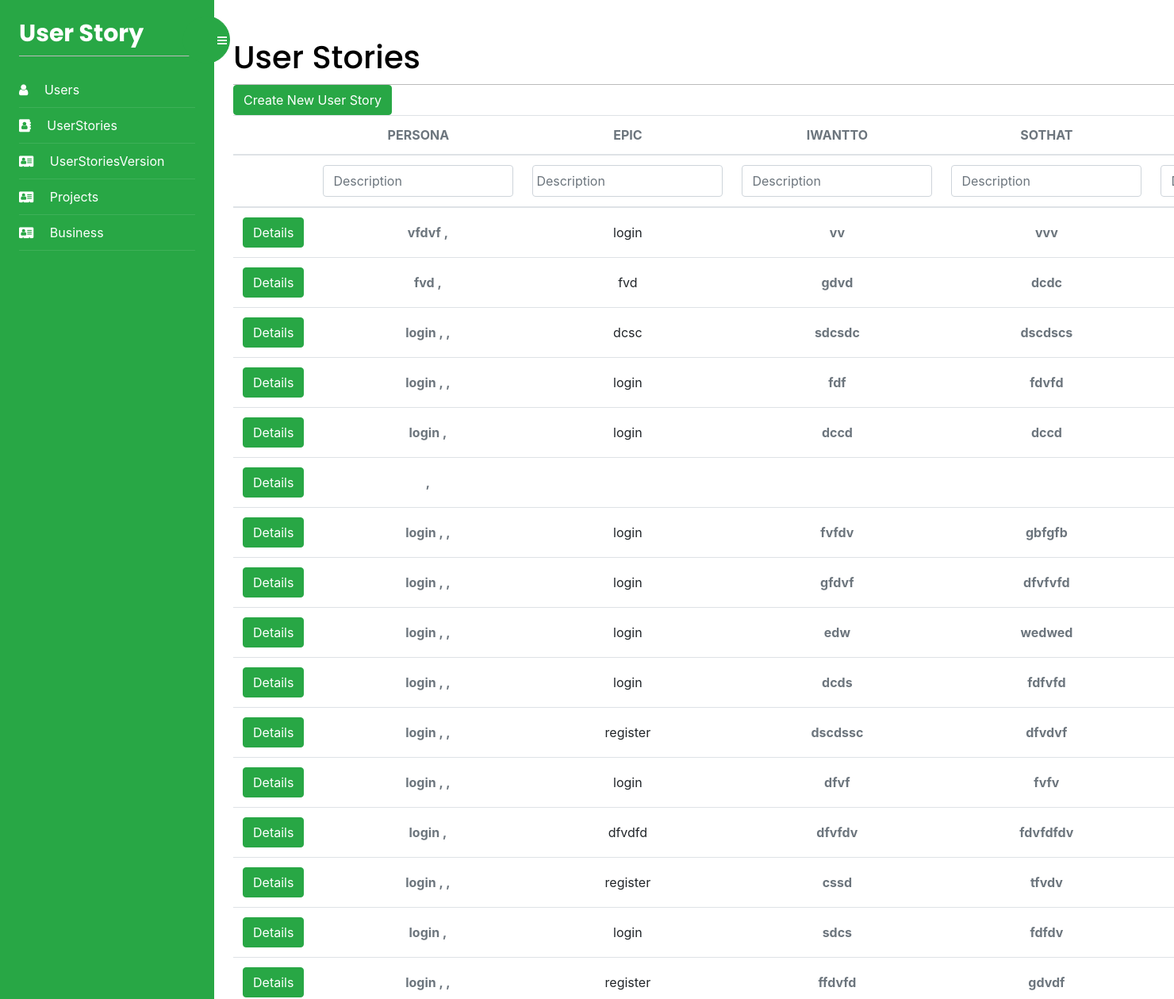
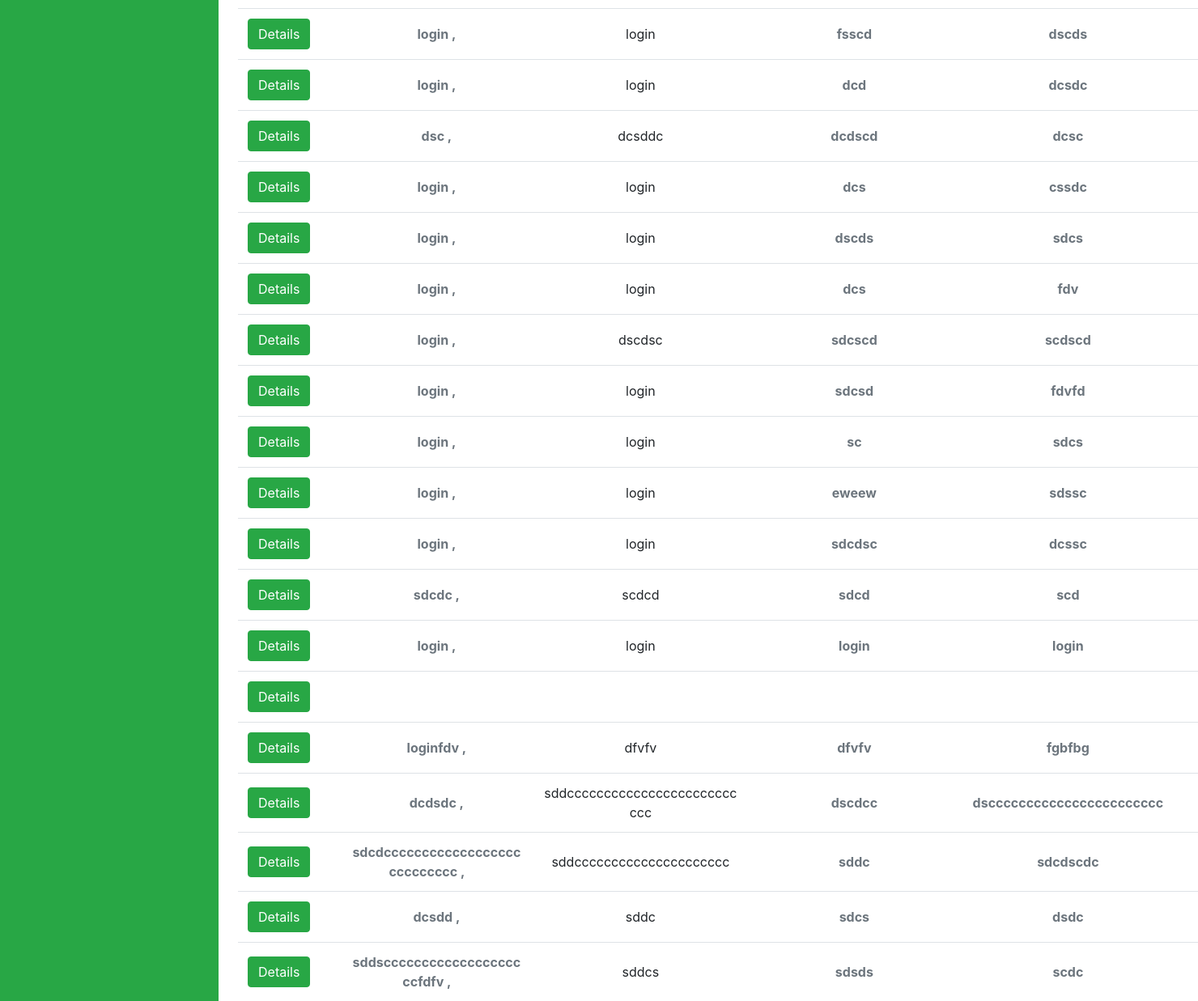
The app's page /UserStories/list/ (signed in), older data (2 pictures, top to bottom).
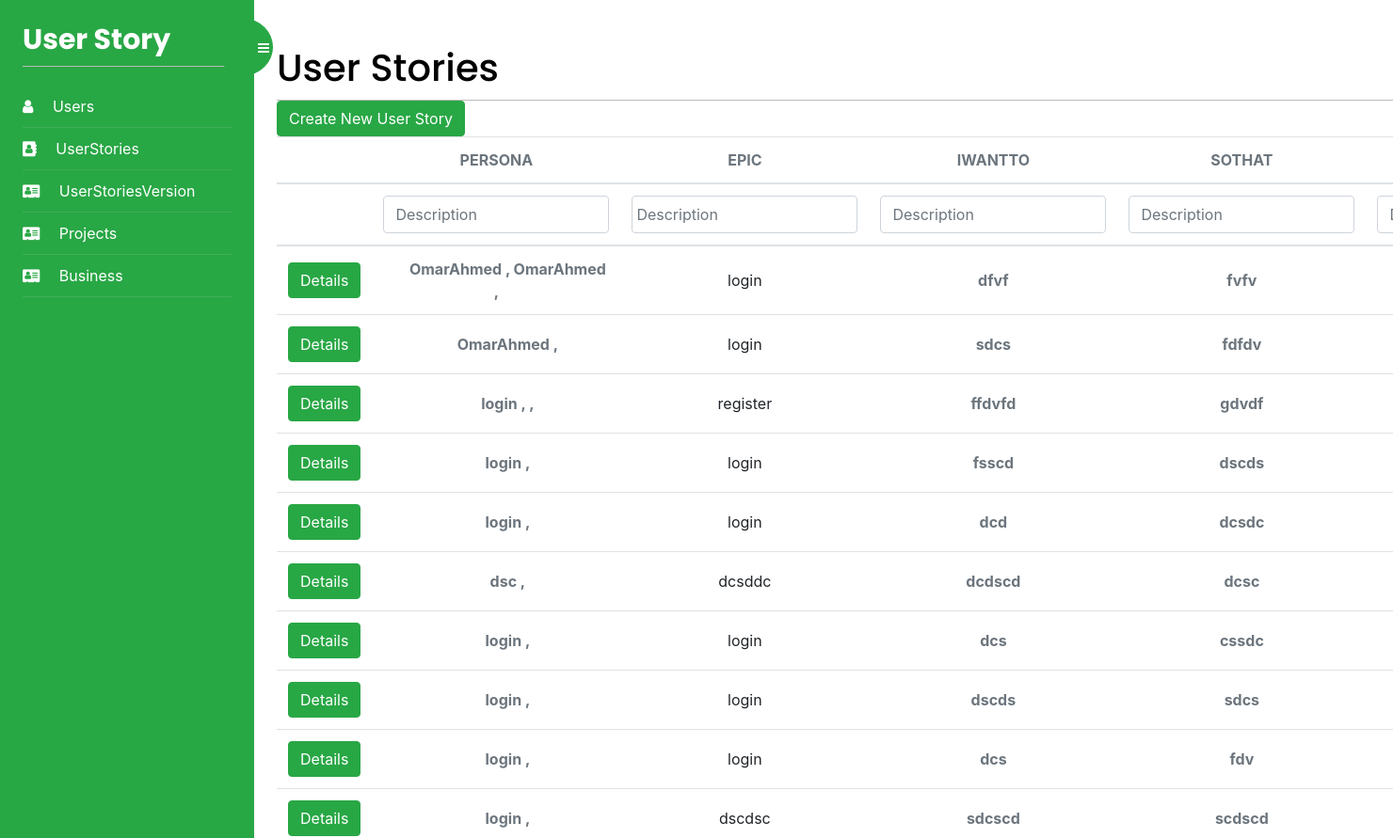
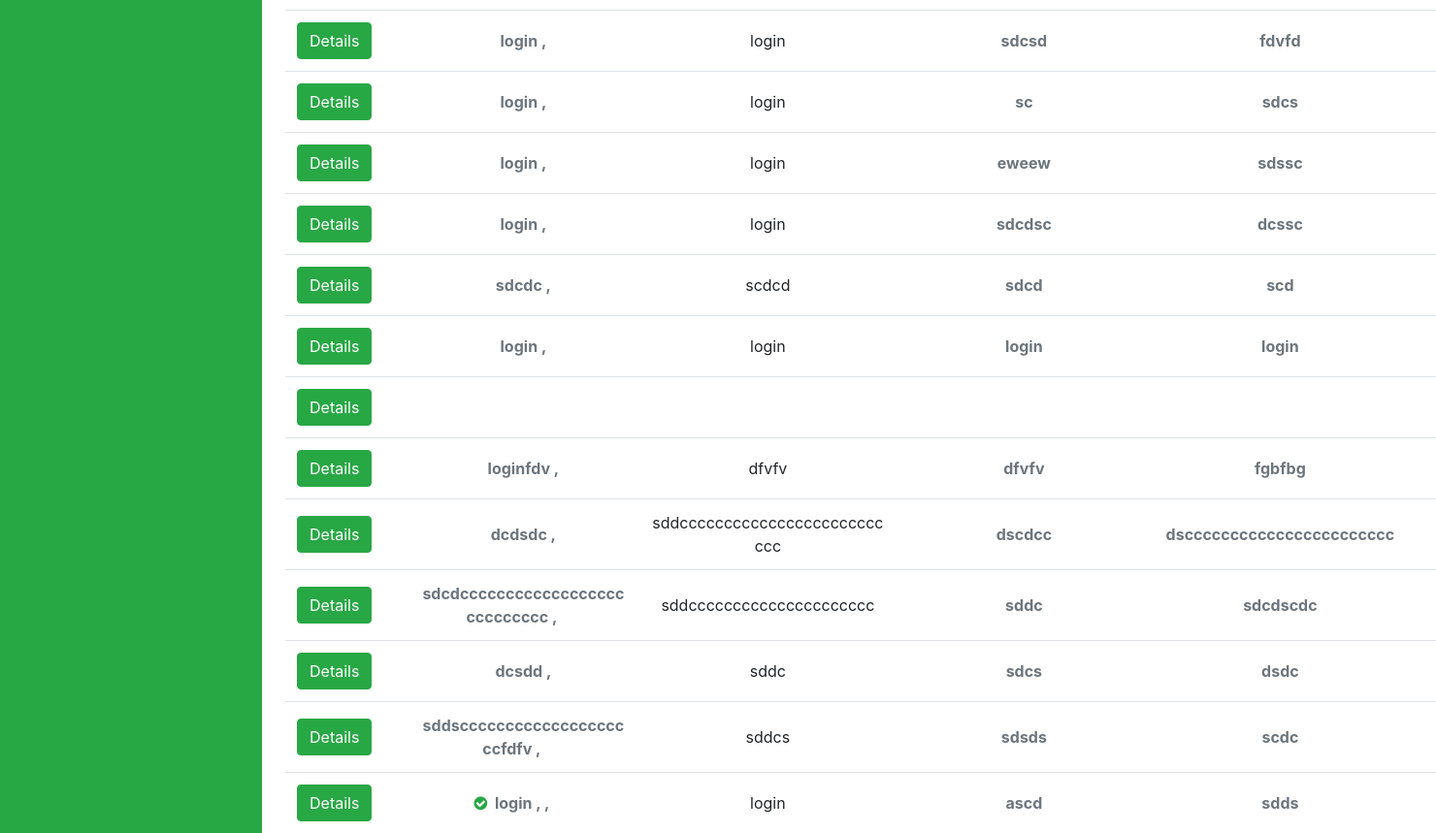
The same page, newer data (2 pictures, top to bottom).
### UserStoryApp/models.py (models this page shows, shortened)
class UserStory(models.Model):
    id = models.AutoField(primary_key=True)
    iWantTO = models.TextField(blank=True)
    soThat = models.TextField(blank=True)
    priority = models.TextField(blank=True)
    userStoriesVersion = models.ForeignKey(
        UserStoryVersion, on_delete=models.CASCADE, blank=True, null=True)
    Persona = models.ManyToManyField(Persona)
    RAIDS = models.ManyToManyField(RAIDS)
    DevelopmentTask = models.ManyToManyField(DevelopmentTask)
    Estimates = models.ManyToManyField(Estimates)
    US_Group = models.ForeignKey(
        US_Group, on_delete=models.CASCADE, blank=True, null=True)
    Epic = models.ForeignKey(Epic, on_delete=models.CASCADE, null=True)
    platforms = []
    class Meta:
        db_table = "UserStory"
    def get_Persona(self):
        return "\n".join([f'{p.Name} , ' for p in self.Persona.all()])
    def get_RAIDS(self):
        print("g\r\ng")
        return "\n".join([f'{p.description} \r\n' for p in self.RAIDS.all()])
    def get_DevTask(self):
        return "\n".join([f'{p.description} \r\n' for p in self.DevelopmentTask.all()])
    def get_UsGroup(self):
        if self.US_Group:
            return self.US_Group.description
        return False

class Persona(models.Model):
    id = models.AutoField(primary_key=True)
    Name = models.TextField(blank=True)
    class Meta:
        db_table = "Persona"

class Epic(models.Model):
    id = models.AutoField(primary_key=True)
    versionName = models.TextField(blank=True)
    class Meta:
        db_table = "Epic"

### UserStories/views.py (the view, shortened to what this page needs)
# urls.py: path('list/', views.userStories_list, name='userStories'),
@login_required
def userStories_list(request):
    persona = []
    RAIDS = []
    DevTask = []
    Indicator = []
    epic = []
    soThat = []
    iWantTO = []
    userStories = UserStory.objects.all()
    iWantTOObjects = [i.iWantTO for i in userStories]
    iWantTOObjects = dumps(iWantTOObjects)
    soThatObjects = [i.soThat for i in userStories]
    soThatObjects = dumps(soThatObjects)
    devTasksObjects = []
    for i in userStories:
        for d in i.DevelopmentTask.all():
            devTasksObjects.append(d.description)
    devTasksObjects = dumps(devTasksObjects)
    RAIDSObjects = []
    for i in userStories:
        for d in i.RAIDS.all():
            RAIDSObjects.append(d.description)
    RAIDSObjects = dumps(RAIDSObjects)
    if request.GET.get("Indicator"):
        Indicator = request.GET.getlist("Indicator")
        Indicator = list(filter(None, Indicator))
        for i in Indicator:
            userStories = userStories.filter(
                US_Group__description__contains=i)
    return render(request, 'userStories/userStories.html', {'users': userStories, 'personaObjects': personaObjects, 'epicObjects': epicObjects, 'iWantTOObjects': iWantTOObjects, 'soThatObjects': soThatObjects, 'devTasksObjects': devTasksObjects, 'RAIDSObjects': RAIDSObjects, 'form': {'persona': persona, 'RAIDS': RAIDS, 'DevTask': DevTask, 'indicator': Indicator, 'Epic': epic, 'SoThat': soThat, 'IWantTO': iWantTO}})

### UserStories/templates/userStories/userStories.html (shortened to what the changed rows need)
{% extends "base.html" %}
{% block content %}
<div>
    <h1 class="m-auto">User Stories</h1>
</div>
<div class="testimonial-group table-responsive p-0" style="max-width: 76.5rem;">
    <table  class="table align-items-center mb-0">
        <thead>
            <tr>
                <th></th>
                <th class="text-center text-uppercase text-secondary text-xxs font-weight-bolder opacity-7">Persona</th>
                <th class="text-center text-uppercase text-secondary text-xxs font-weight-bolder opacity-7">Epic
                </th>
                <th class="text-center text-uppercase text-secondary text-xxs font-weight-bolder opacity-7">iWantTO</th>
                <th class="text-center text-uppercase text-secondary text-xxs font-weight-bolder opacity-7">soThat</th>
                <th class="text-center text-uppercase text-secondary text-xxs font-weight-bolder opacity-7">User Acceptance Criteria</th>
            </tr>
        </thead>
        <thead>
            <tr>
                <th></th>
                <form id="form" method="get" name="filter" autocomplete="off">
                    <th class="minWidth text-center text-uppercase text-secondary text-xxs font-weight-bolder opacity-7">
                        <div >
                            <input type="text" name="Persona" class="form-control filter" id="personaInputfilter"
                                id="exampleInputEmail1" aria-describedby="emailHelp" placeholder="Description">
                        </div>
                    </th>
                    <th style="min-width: 8rem;" class="minWidth text-center text-uppercase text-secondary text-xxs font-weight-bolder opacity-7">
                        <div>
                        <input type="text" name="Epic" class="form-control filter p-1" id="epicInputfilter" aria-describedby="emailHelp"
                            placeholder="Description">
                        </div>
                    </th>
                <th class="minWidth text-center text-uppercase text-secondary text-xxs font-weight-bolder opacity-7">
                   <div>
                    <input type="text" name="IWantTO" class="form-control filter" id="iWantToInput" aria-describedby="emailHelp"
                        placeholder="Description">
                   </div>
                </th>
                <th class="minWidth text-center text-uppercase text-secondary text-xxs font-weight-bolder opacity-7">
                    <div>
                        <input type="text" name="SoThat" class="form-control filter" id="soThatInput" aria-describedby="emailHelp"
                            placeholder="Description">
                    </div>
                </th>
                <th class="minWidth text-center text-uppercase text-secondary text-xxs font-weight-bolder opacity-7">
                    <div>
                        <input type="text" name="DevTask" class="form-control filter" id="devTaskInput"
                            aria-describedby="emailHelp" placeholder="Description">
                    </div>
                </th>
                    </div>
        <tbody>
            {% for user in users %}
                <tr>
                <td class="align-middle text-center">
                    <a href="{% url 'userStoryDetails' user.id %}" class="btn btn-success" aria-hidden="true">
                        Details
                    </a>
                </td>
                <td class="align-middle text-center">
                    <div>
                    {% if user.get_UsGroup %}
                    <span class="text-secondary text-xs font-weight-bold mr-1 groupName" data-toggle="tooltip"
                        title={{user.get_UsGroup}}>
                        <i class="fa fa-check-circle text-success group" style="cursor: pointer;"></i>
                    </span>
                    <span class="text-secondary text-xs font-weight-bold">{{user.get_Persona}}</span>
                    {% else %}
                    <span class="text-secondary text-xs font-weight-bold ml-4">{{user.get_Persona}}</span>
                    {% endif %}
                    </div>
                </td>
                <td class="align-middle text-center">
                    <div>
                    {{user.Epic.versionName}}
                    </div>
                </td>
                <td class="align-middle text-center">
                    <div>
                    <span class="text-secondary text-xs font-weight-bold">{{user.iWantTO}}</span>
                    </div>
                </td>
                <td class="align-middle text-center">
                    <div>
                    <span class="text-secondary text-xs font-weight-bold">{{user.soThat}}</span>
                    </div>
                </td>
                <td class="align-middle text-center">
                    <div class="Bigger">
                    </div>
                </td>
            </tr>
            {% endfor %}
        </tbody>
</div>
{% endblock %}

Row changes from the older to the newer data that the page shows:
removed UserStory: get_Persona "vfdvf ,", Epic.versionName "login", iWantTO "vv", soThat "vvv"
removed UserStory: get_Persona "fvd ,", Epic.versionName "fvd", iWantTO "gdvd", soThat "dcdc"
removed UserStory: get_Persona "login , ,", Epic.versionName "dcsc", iWantTO "sdcsdc", soThat "dscdscs"
removed UserStory: get_Persona "login , ,", Epic.versionName "login", iWantTO "fdf", soThat "fdvfd"
removed UserStory: get_Persona "login ,", Epic.versionName "login", iWantTO "dccd", soThat "dccd"
removed UserStory: get_Persona ","
removed UserStory: get_Persona "login , ,", Epic.versionName "login", iWantTO "fvfdv", soThat "gbfgfb"
removed UserStory: get_Persona "login , ,", Epic.versionName "login", iWantTO "gfdvf", soThat "dfvfvfd"
removed UserStory: get_Persona "login , ,", Epic.versionName "login", iWantTO "edw", soThat "wedwed"
removed UserStory: get_Persona "login , ,", Epic.versionName "login", iWantTO "dcds", soThat "fdfvfd"
removed UserStory: get_Persona "login , ,", Epic.versionName "register", iWantTO "dscdssc", soThat "dfvdvf"
removed UserStory: get_Persona "login ,", Epic.versionName "dfvdfd", iWantTO "dfvfdv", soThat "fdvfdfdv"
removed UserStory: get_Persona "login , ,", Epic.versionName "register", iWantTO "cssd", soThat "tfvdv"
changed UserStory "dfvf": get_Persona "login , ," → "OmarAhmed , OmarAhmed ,"
changed UserStory "fdfdv": get_Persona "login ," → "OmarAhmed ,"
added UserStory: get_Persona "login , ,", Epic.versionName "login", iWantTO "ascd", soThat "sdds"
